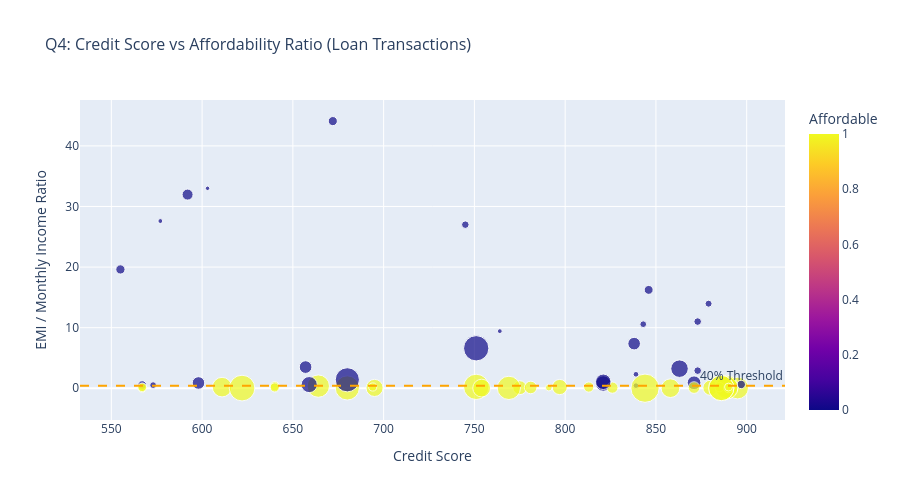

The code cell stored with this chart in its notebook:
### Code cell
loans = master[master['payment_mode'] == 'Loan'].copy()

fig3 = px.scatter(
    loans,
    x='credit_score',
    y='affordability_ratio',
    color='is_affordable',
    color_discrete_map={1: '#2ecc71', 0: '#e74c3c'},
    size='annual_income_usd',
    hover_data=['full_name', 'make', 'model', 'income_segment'],
    title='Q4: Credit Score vs Affordability Ratio (Loan Transactions)',
    labels={
        'credit_score':       'Credit Score',
        'affordability_ratio':'EMI / Monthly Income Ratio',
        'is_affordable':      'Affordable'
    }
)

fig3.add_hline(
    y=0.40,
    line_dash='dash',
    line_color='orange',
    annotation_text='40% Threshold'
)

fig3.update_layout(height=500, title_font_size=16)
fig3.show()

# Correlation
corr = loans[['credit_score', 'affordability_ratio']].corr().iloc[0, 1]
print(f"Correlation — Credit Score vs Affordability Ratio: {corr:.4f}")

### Figure 1 — Plotly figure (JSON) as saved in the notebook; plotly's stock layout.template omitted (floating-point values rounded to 4 significant figures; data arrays with more than 128 entries replaced by an {"elided": "..."} marker saying what was removed)
{"data": [{"customdata": {"elided": "60x4 str values"}, "hovertemplate": "Credit Score=%{x}<br>EMI / Monthly Income Ratio=%{y}<br>annual_income_usd=%{marker.size}<br>full_name=%{customdata[0]}<br>make=%{customdata[1]}<br>model=%{customdata[2]}<br>income_segment=%{customdata[3]}<br>Affordable=%{marker.color}<extra></extra>", "legendgroup": "", "marker": {"color": [1, 1, 1, 0, 0, 0, 1, 0, 1, 1, 1, 0, 1, 0, 1, 1, 0, 1, 1, 1, 0, 0, 1, 1, 1, 0, 1, 1, 0, 1, 1, 0, 0, 1, 0, 0, 0, 0, 0, 1, 0, 0, 1, 0, 1, 0, 1, 0, 1, 0, 0, 0, 1, 1, 1, 0, 1, 1, 1, 1], "coloraxis": "coloraxis", "size": [17370.0, 32220.0, 48970.0, 26460.0, 51260.0, 11890.0, 106800.0, 9615.0, 85000.0, 6397.0, 78480.0, 106800.0, 37740.0, 20190.0, 63700.0, 83200.0, 5363.0, 85000.0, 110000.0, 13850.0, 11850.0, 39930.0, 10990.0, 85000.0, 21270.0, 7504.0, 97200.0, 58100.0, 97200.0, 26360.0, 11890.0, 26730.0, 3860.0, 133200.0, 3250.0, 13880.0, 9615.0, 39930.0, 7530.0, 52590.0, 26290.0, 31480.0, 13990.0, 8223.0, 15060.0, 14220.0, 106600.0, 43210.0, 38540.0, 13190.0, 3924.0, 5363.0, 90460.0, 13990.0, 22800.0, 9450.0, 15280.0, 106600.0, 10370.0, 7388.0], "sizemode": "area", "sizeref": 333, "symbol": "circle"}, "mode": "markers", "name": "", "orientation": "v", "showlegend": false, "type": "scatter", "x": [813, 775, 695, 838, 863, 567, 751, 873, 889, 663, 895, 751, 880, 592, 611, 664, 839, 889, 622, 567, 897, 821, 694, 889, 826, 843, 680, 858, 680, 781, 567, 657, 764, 844, 603, 672, 873, 821, 573, 754, 598, 871, 640, 879, 885, 555, 886, 659, 797, 846, 577, 839, 769, 640, 871, 745, 890, 886, 890, 791], "xaxis": "x", "y": [0.2026, 0.097, 0.0565, 7.368, 3.237, 0.5469, 0.2313, 11.01, 0.1244, 0.3033, 0.0399, 6.6, 0.0825, 31.96, 0.1892, 0.3578, 0.4371, 0.299, 0.0301, 0.0972, 0.6294, 0.7846, 0.2106, 0.0736, 0.1109, 10.57, 0.0558, 0.0162, 1.398, 0.133, 0.159, 3.497, 9.428, 0.0145, 33.0, 44.09, 2.91, 1.071, 0.523, 0.0313, 0.8756, 0.9097, 0.351, 13.96, 0.2, 19.61, 0.0258, 0.6063, 0.2081, 16.24, 27.6, 2.308, 0.0644, 0.1401, 0.1192, 27.0, 0.0535, 0.0423, 0.2014, 0.1073], "yaxis": "y"}], "layout": {"annotations": [{"showarrow": false, "text": "40% Threshold", "x": 1, "xanchor": "right", "xref": "x domain", "y": 0.4, "yanchor": "bottom", "yref": "y"}], "coloraxis": {"colorbar": {"title": {"text": "Affordable"}}, "colorscale": [[0, "#0d0887"], [0.1111, "#46039f"], [0.2222, "#7201a8"], [0.3333, "#9c179e"], [0.4444, "#bd3786"], [0.5556, "#d8576b"], [0.6667, "#ed7953"], [0.7778, "#fb9f3a"], [0.8889, "#fdca26"], [1, "#f0f921"]]}, "height": 500, "legend": {"itemsizing": "constant", "tracegroupgap": 0}, "shapes": [{"line": {"color": "orange", "dash": "dash"}, "type": "line", "x0": 0, "x1": 1, "xref": "x domain", "y0": 0.4, "y1": 0.4, "yref": "y"}], "title": {"font": {"size": 16}, "text": "Q4: Credit Score vs Affordability Ratio (Loan Transactions)"}, "xaxis": {"anchor": "y", "domain": [0, 1], "title": {"text": "Credit Score"}}, "yaxis": {"anchor": "x", "domain": [0, 1], "title": {"text": "EMI / Monthly Income Ratio"}}}}
